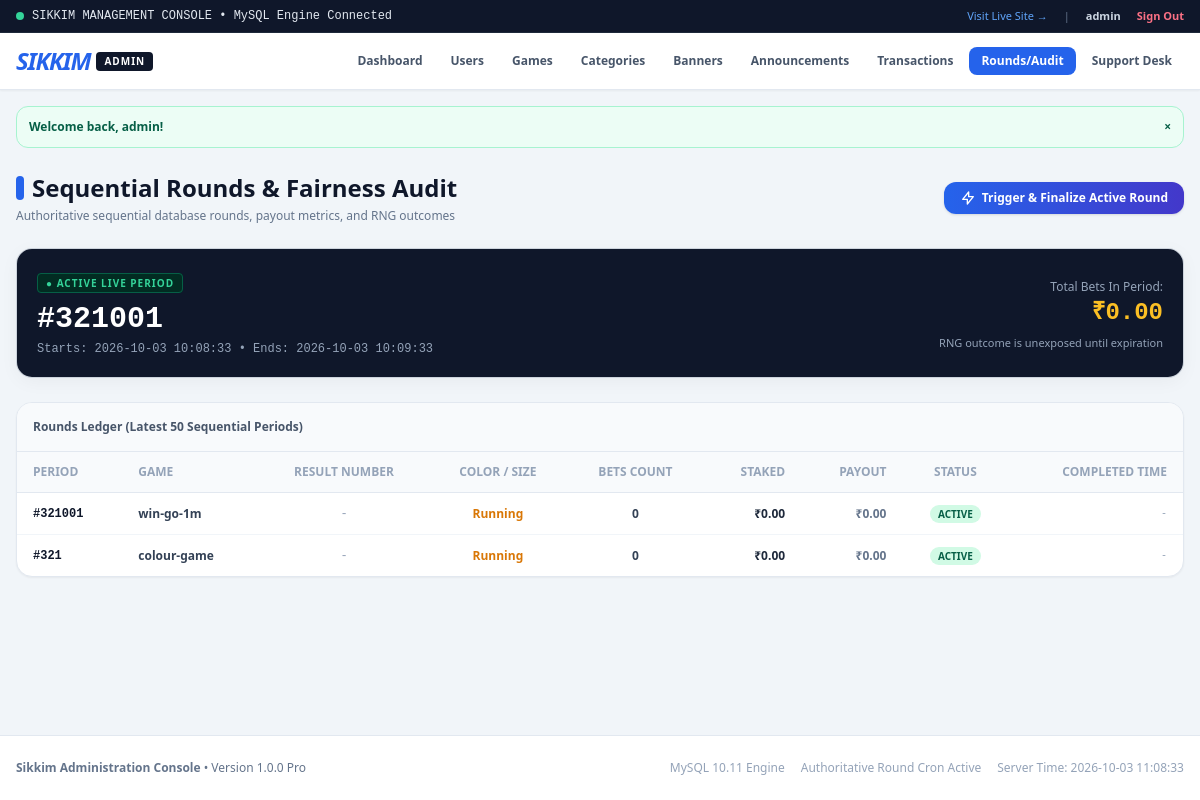
Screenshot of /admin/rounds.php (signed in) with the database file from the repository.
### tables this page shows
CREATE TABLE `users` (
  `id` INT AUTO_INCREMENT PRIMARY KEY,
  `username` VARCHAR(50) NOT NULL UNIQUE,
  `phone` VARCHAR(20) NOT NULL UNIQUE,
  `email` VARCHAR(100) DEFAULT NULL,
  `password_hash` VARCHAR(255) NOT NULL,
  `role` ENUM('user', 'admin') NOT NULL DEFAULT 'user',
  `status` ENUM('active', 'suspended') NOT NULL DEFAULT 'active',
  `avatar` VARCHAR(255) DEFAULT '/assets/images/avatar-default.png',
  `created_at` TIMESTAMP DEFAULT CURRENT_TIMESTAMP,
  `updated_at` TIMESTAMP DEFAULT CURRENT_TIMESTAMP ON UPDATE CURRENT_TIMESTAMP,
  INDEX `idx_users_phone` (`phone`),
  INDEX `idx_users_username` (`username`),
  INDEX `idx_users_role` (`role`)
);

CREATE TABLE `game_rounds` (
  `id` INT AUTO_INCREMENT PRIMARY KEY,
  `round_number` BIGINT NOT NULL UNIQUE,
  `game_slug` VARCHAR(50) NOT NULL DEFAULT 'win-go-1m',
  `start_time` DATETIME NOT NULL,
  `end_time` DATETIME NOT NULL,
  `status` ENUM('active', 'calculating', 'completed') NOT NULL DEFAULT 'active',
  `result_mode` ENUM('auto', 'manual') NOT NULL DEFAULT 'auto',
  `manual_result` VARCHAR(20) DEFAULT NULL,
  `manual_number` INT DEFAULT NULL,
  `result_status` ENUM('pending', 'locked', 'published') NOT NULL DEFAULT 'pending',
  `manually_set_at` DATETIME DEFAULT NULL,
  `manually_set_by` INT DEFAULT NULL,
  `result_number` INT DEFAULT NULL,
  `result_color` VARCHAR(20) DEFAULT NULL,
  `result_size` VARCHAR(10) DEFAULT NULL,
  `result_published` TINYINT(1) NOT NULL DEFAULT 0,
  `total_bets_amount` DECIMAL(15, 2) NOT NULL DEFAULT 0.00,
  `total_payout_amount` DECIMAL(15, 2) NOT NULL DEFAULT 0.00,
  `created_at` TIMESTAMP DEFAULT CURRENT_TIMESTAMP,
  `completed_at` DATETIME DEFAULT NULL,
  INDEX `idx_rounds_number` (`round_number`),
  INDEX `idx_rounds_status` (`status`),
  INDEX `idx_rounds_published` (`result_published`),
  INDEX `idx_rounds_game` (`game_slug`, `status`)
);

### includes/auth.php (called while the page is built, shortened)
<?php
function isLoggedIn(): bool {
    return isset($_SESSION['user_id']) && !empty($_SESSION['user_id']);
}
function getCurrentUserId(): ?int {
    return $_SESSION['user_id'] ?? null;
}
function getCurrentUser(): ?array {
    $uid = getCurrentUserId();
    $pdo = getDB();
    $stmt = $pdo->prepare("
        SELECT u.id, u.username, u.phone, u.email, u.role, u.status, u.avatar, u.created_at,
               COALESCE(w.balance, 0.00) as balance,
               COALESCE(w.bonus_balance, 0.00) as bonus_balance,
               COALESCE(w.total_deposited, 0.00) as total_deposited,
               COALESCE(w.total_withdrawn, 0.00) as total_withdrawn
        FROM `users` u
        LEFT JOIN `wallets` w ON u.id = w.user_id
        WHERE u.id = :id AND u.status = 'active'
        LIMIT 1
    ");
    $stmt->execute([':id' => $uid]);
    $user = $stmt->fetch();
    return $user ?: null;
}
function requireAdmin(): array {
    $user = getCurrentUser();
    return $user;
}
function e(?string $string): string {
    return htmlspecialchars($string ?? '', ENT_QUOTES, 'UTF-8');
}
function getFlash(): ?array {
    if (isset($_SESSION['flash'])) {
        $flash = $_SESSION['flash'];
        return $flash;
    }
    return null;
}
function formatMoney(float $amount): string {
    return '₹' . number_format($amount, 2);
}

### admin/rounds.php (the view, shortened to what this page needs)
<?php
require_once __DIR__ . '/includes/admin_header.php';
$pdo = getDB();
$activeRound = $pdo->query("SELECT * FROM `game_rounds` WHERE `status` = 'active' ORDER BY `round_number` DESC LIMIT 1")->fetch();
$rounds = $pdo->query("
    SELECT r.*,
           (SELECT COUNT(*) FROM `game_bets` WHERE `round_id` = r.id) as bets_count
    FROM `game_rounds` r
    ORDER BY r.round_number DESC
    LIMIT 50
")->fetchAll();
?>
<div class="w-full mb-6 flex flex-col sm:flex-row sm:items-center justify-between gap-4">
    <div>
        <h1 class="text-xl sm:text-2xl font-black text-slate-900 flex items-center gap-2">
            <span class="w-2 h-6 bg-blue-600 rounded-full inline-block"></span>
            Sequential Rounds & Fairness Audit
        </h1>
        <p class="text-xs text-slate-500 mt-1">Authoritative sequential database rounds, payout metrics, and RNG outcomes</p>
    </div>
    <form method="POST" action="/admin/rounds.php">
        <button type="submit" name="advance_round" value="1" class="px-4 py-2 bg-gradient-to-r from-blue-600 to-indigo-700 text-white rounded-xl text-xs font-bold shadow transition active:scale-95 flex items-center gap-1.5">
            <svg class="w-4 h-4" fill="none" stroke="currentColor" viewBox="0 0 24 24"><path stroke-linecap="round" stroke-linejoin="round" stroke-width="2" d="M13 10V3L4 14h7v7l9-11h-7z"/></svg>
            Trigger & Finalize Active Round
        </button>
    </form>
</div>
<?php if ($activeRound): ?>
    <div class="w-full card-premium p-5 mb-6 bg-slate-900 text-white">
        <div class="flex flex-col sm:flex-row sm:items-center justify-between gap-4">
            <div>
                <span class="text-[10px] uppercase font-black tracking-widest text-emerald-400 bg-emerald-950 px-2 py-0.5 rounded border border-emerald-800">
                    ● Active Live Period
                </span>
                <div class="text-3xl font-black font-mono text-white mt-2">
                    #<?= $activeRound['round_number'] ?>
                </div>
                <div class="text-xs text-slate-400 mt-1 font-mono">
                    Starts: <?= $activeRound['start_time'] ?> &bull; Ends: <?= $activeRound['end_time'] ?>
                </div>
            </div>
            <div class="text-right">
                <span class="text-xs text-slate-400">Total Bets In Period:</span>
                <div class="text-2xl font-black text-amber-400 font-mono"><?= formatMoney((float)$activeRound['total_bets_amount']) ?></div>
                <span class="text-[11px] text-slate-400">RNG outcome is unexposed until expiration</span>
            </div>
        </div>
    </div>
<?php endif; ?>
<div class="bg-white rounded-2xl border border-slate-200 shadow-sm overflow-hidden mb-8">
    <div class="p-4 bg-slate-50 border-b border-slate-200 font-bold text-xs text-slate-600 flex justify-between items-center">
        <span>Rounds Ledger (Latest 50 Sequential Periods)</span>
    </div>
    <?php if (!empty($rounds)): ?>
        <div class="overflow-x-auto no-scrollbar">
            <table class="w-full text-left text-xs">
                <thead>
                    <tr class="border-b border-slate-200 text-slate-400 uppercase font-bold bg-slate-50">
                        <th class="py-3 px-4">Period</th>
                        <th class="py-3 px-4">Game</th>
                        <th class="py-3 px-4 text-center">Result Number</th>
                        <th class="py-3 px-4 text-center">Color / Size</th>
                        <th class="py-3 px-4 text-center">Bets Count</th>
                        <th class="py-3 px-4 text-right">Staked</th>
                        <th class="py-3 px-4 text-right">Payout</th>
                        <th class="py-3 px-4 text-center">Status</th>
                        <th class="py-3 px-4 text-right">Completed Time</th>
                    </tr>
                </thead>
                <tbody class="divide-y divide-slate-100">
                    <?php foreach ($rounds as $r): ?>
                        <tr class="hover:bg-slate-50 transition">
                            <td class="py-3 px-4 font-mono font-bold text-slate-900">
                                #<?= $r['round_number'] ?>
                            </td>
                            <td class="py-3 px-4 font-semibold text-slate-700">
                                <?= e($r['game_slug']) ?>
                            </td>
                            <td class="py-3 px-4 text-center">
                                <?php if ($r['status'] === 'completed'): ?>
                                    <span class="inline-block w-6 h-6 rounded-full text-white font-black text-xs leading-6 <?= $r['result_number'] % 2 === 0 ? 'bg-rose-500' : 'bg-emerald-500' ?>">
                                        <?= $r['result_number'] ?>
                                    </span>
                                <?php else: ?>
                                    <span class="text-slate-400 font-mono">-</span>
                                <?php endif; ?>
                            </td>
                            <td class="py-3 px-4 text-center">
                                <?php if ($r['status'] === 'completed'): ?>
                                    <span class="font-bold capitalize text-slate-800"><?= e($r['result_color']) ?></span>
                                    <span class="text-[10px] uppercase font-bold text-slate-400">(<?= e($r['result_size']) ?>)</span>
                                <?php else: ?>
                                    <span class="text-amber-600 font-semibold">Running</span>
                                <?php endif; ?>
                            </td>
                            <td class="py-3 px-4 text-center font-bold text-slate-700">
                                <?= (int)$r['bets_count'] ?>
                            </td>
                            <td class="py-3 px-4 text-right font-black text-slate-800">
                                <?= formatMoney((float)$r['total_bets_amount']) ?>
                            </td>
                            <td class="py-3 px-4 text-right font-black <?= $r['total_payout_amount'] > 0 ? 'text-emerald-600' : 'text-slate-500' ?>">
                                <?= formatMoney((float)$r['total_payout_amount']) ?>
                            </td>
                            <td class="py-3 px-4 text-center">
                                <span class="text-[10px] uppercase font-black px-2 py-0.5 rounded-full <?= $r['status'] === 'completed' ? 'bg-slate-100 text-slate-700' : 'bg-emerald-100 text-emerald-800' ?>">
                                    <?= e($r['status']) ?>
                                </span>
                            </td>
                            <td class="py-3 px-4 text-right font-mono text-[10px] text-slate-400">
                                <?= $r['completed_at'] ? date('d M, h:i:s A', strtotime($r['completed_at'])) : '-' ?>
                            </td>
                        </tr>
                    <?php endforeach; ?>
                </tbody>
            </table>
        </div>
    <?php else: ?>
        <div class="p-8 text-center text-xs text-slate-400">
            No rounds found in database.
        </div>
    <?php endif; ?>
</div>
<?php require_once __DIR__ . '/includes/admin_footer.php'; ?>

### admin/includes/admin_header.php (shortened to what this page needs)
<?php
require_once __DIR__ . '/../../includes/auth.php';
$adminUser = requireAdmin();
$currentAdminUri = parse_url($_SERVER['REQUEST_URI'], PHP_URL_PATH);
?>
<!DOCTYPE html>
<html lang="en">
<head>
    <script src="https://cdn.tailwindcss.com"></script>
    <link rel="stylesheet" href="/assets/css/style.css">
</head>
<body class="bg-slate-100 text-slate-800 antialiased min-h-screen flex flex-col font-sans">
    <div class="bg-slate-900 text-slate-200 text-xs py-2 px-4 border-b border-slate-800">
        <div class="max-w-7xl mx-auto flex items-center justify-between">
            <div class="flex items-center gap-2 font-mono">
                <span class="w-2 h-2 rounded-full bg-emerald-400"></span>
                <span>SIKKIM MANAGEMENT CONSOLE • MySQL Engine Connected</span>
            </div>
            <div class="flex items-center gap-4 text-[11px]">
                <a href="/" target="_blank" class="text-blue-400 hover:text-white transition">Visit Live Site &rarr;</a>
                <span class="text-slate-500">|</span>
                <span class="text-slate-300 font-bold"><?= e($adminUser['username']) ?></span>
                <a href="/logout.php" class="text-rose-400 hover:text-rose-300 font-bold">Sign Out</a>
            </div>
        </div>
    </div>
    <header class="w-full bg-white border-b border-slate-200 shadow-sm">
        <div class="max-w-7xl mx-auto px-4 py-3">
            <div class="flex flex-col md:flex-row md:items-center justify-between gap-3">
                <div class="flex items-center gap-3">
                    <a href="/admin/" class="flex items-center gap-1.5">
                        <span class="text-2xl font-black italic tracking-tighter text-blue-600"><i>S</i>IKKIM</span>
                        <span class="text-[10px] font-black uppercase bg-slate-900 text-white px-2 py-0.5 rounded tracking-widest">Admin</span>
                    </a>
                </div>
                <nav class="flex flex-wrap items-center gap-1 text-xs font-bold">
                    <a href="/admin/" class="px-3 py-1.5 rounded-lg transition <?= $currentAdminUri === '/admin/' || $currentAdminUri === '/admin/index.php' ? 'bg-blue-600 text-white' : 'text-slate-600 hover:bg-slate-100' ?>">
                        Dashboard
                    </a>
                    <a href="/admin/users.php" class="px-3 py-1.5 rounded-lg transition <?= strpos($currentAdminUri, 'users.php') !== false ? 'bg-blue-600 text-white' : 'text-slate-600 hover:bg-slate-100' ?>">
                        Users
                    </a>
                    <a href="/admin/games.php" class="px-3 py-1.5 rounded-lg transition <?= strpos($currentAdminUri, 'games.php') !== false ? 'bg-blue-600 text-white' : 'text-slate-600 hover:bg-slate-100' ?>">
                        Games
                    </a>
                    <a href="/admin/categories.php" class="px-3 py-1.5 rounded-lg transition <?= strpos($currentAdminUri, 'categories.php') !== false ? 'bg-blue-600 text-white' : 'text-slate-600 hover:bg-slate-100' ?>">
                        Categories
                    </a>
                    <a href="/admin/banners.php" class="px-3 py-1.5 rounded-lg transition <?= strpos($currentAdminUri, 'banners.php') !== false ? 'bg-blue-600 text-white' : 'text-slate-600 hover:bg-slate-100' ?>">
                        Banners
                    </a>
                    <a href="/admin/announcements.php" class="px-3 py-1.5 rounded-lg transition <?= strpos($currentAdminUri, 'announcements.php') !== false ? 'bg-blue-600 text-white' : 'text-slate-600 hover:bg-slate-100' ?>">
                        Announcements
                    </a>
                    <a href="/admin/transactions.php" class="px-3 py-1.5 rounded-lg transition <?= strpos($currentAdminUri, 'transactions.php') !== false ? 'bg-blue-600 text-white' : 'text-slate-600 hover:bg-slate-100' ?>">
                        Transactions
                    </a>
                    <a href="/admin/rounds.php" class="px-3 py-1.5 rounded-lg transition <?= strpos($currentAdminUri, 'rounds.php') !== false ? 'bg-blue-600 text-white' : 'text-slate-600 hover:bg-slate-100' ?>">
                        Rounds/Audit
                    </a>
                    <a href="/admin/support.php" class="px-3 py-1.5 rounded-lg transition <?= strpos($currentAdminUri, 'support.php') !== false ? 'bg-blue-600 text-white' : 'text-slate-600 hover:bg-slate-100' ?>">
                        Support Desk
                    </a>
                </nav>
            </div>
        </div>
    </header>
    <?php $flash = getFlash(); if ($flash): ?>
        <div class="max-w-7xl mx-auto px-4 mt-4 w-full">
            <div class="rounded-xl p-3 text-xs font-bold flex items-center justify-between <?= $flash['type'] === 'success' ? 'bg-emerald-50 text-emerald-800 border border-emerald-200' : 'bg-rose-50 text-rose-800 border border-rose-200' ?>">
                <span><?= e($flash['message']) ?></span>
                <button onclick="this.parentElement.remove()" class="text-xs">&times;</button>
            </div>
        </div>
    <?php endif; ?>
    <main class="flex-1 w-full max-w-7xl mx-auto px-4 py-6">

### assets/css/style.css (style rules this page uses)
html, body { overflow-x: hidden; scroll-behavior: smooth; }
.no-scrollbar { -ms-overflow-style: none; scrollbar-width: none; }
.card-premium { background: #ffffff; border: 1px solid rgba(226, 232, 240, 0.9); box-shadow: 0 4px 20px -2px rgba(15, 23, 42, 0.05); border-radius: 1rem; }

### rows the page displays
users: username "admin"
game_rounds: round_number "321001", start_time "2026-10-03 10:08:33", end_time "2026-10-03 10:09:33", total_bets_amount "₹0.00", game_slug "win-go-1m", shows "Running", bets_count "0", total_payout_amount "₹0.00", status "ACTIVE"
game_rounds: round_number "321", game_slug "colour-game", shows "Running", bets_count "0", total_bets_amount "₹0.00", total_payout_amount "₹0.00", status "ACTIVE"

### other values shown
$flash['message'] "Welcome back, admin!"
